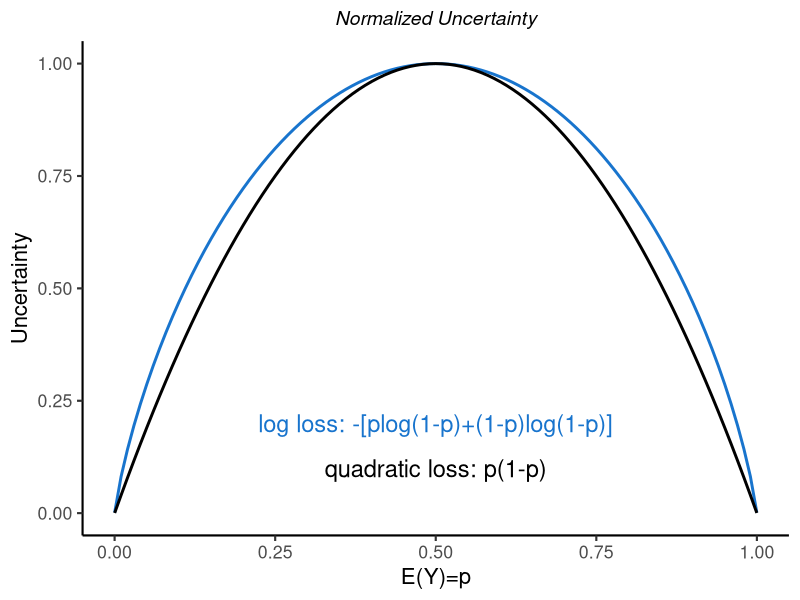
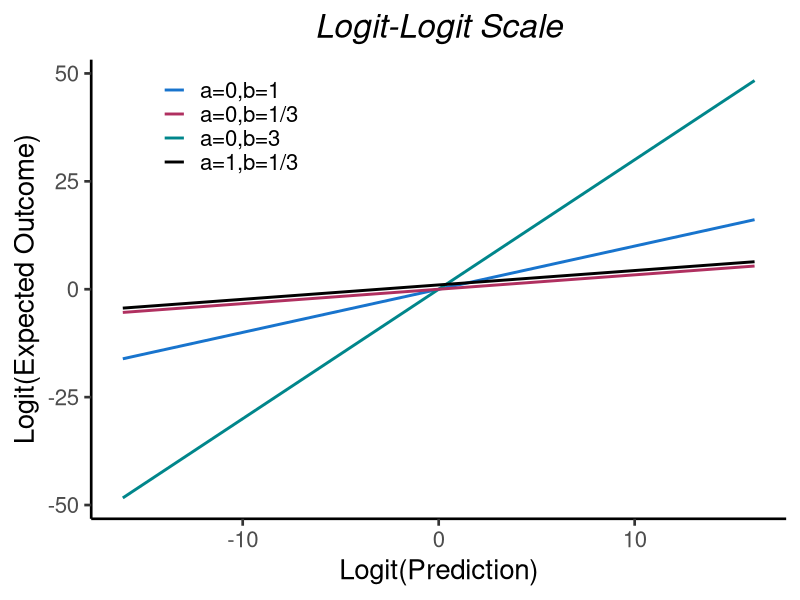
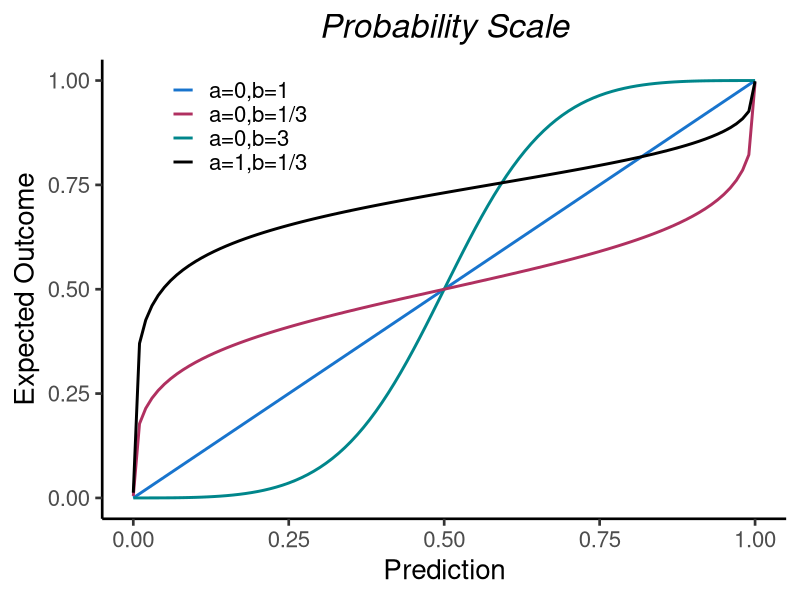

These charts were generated, in order, by the following R code:
## ---- chunk 1
dependencies <- c(
  "RColorBrewer",
  "tidyr",
  "dplyr",
  "ggplot2",
  "MASS",
  "cowplot"
)

for (dep in dependencies) {
  is_installed <- length(find.package(dep, quiet = TRUE)) > 0
  if (!is_installed) install.packages(dep, repos="http://cran.us.r-project.org", quiet = TRUE)
  library(dep, character.only = TRUE)
}


myblue <- rgb(23, 55, 94, maxColorValue = 255)


## ---- chunk 2
#| label: fig-uncertainty
#| echo: false
#| message: false
#| warning: false
#| fig-cap: "Uncertainty for quadratic and log loss scoring rules"


x <- seq(.0001,.9999,len=1000)

# Plotting entropy for Brier Scores and Log Loss
# Rescaling entropy doesn't impact metrics and have been normalized

log.loss <- function(x){
  
  y_ent <- -1*(x*log(x)+(1-x)*log(1-x))
  y_ent_max <- -1*(2*.5*log(.5))

  return(y_ent / y_ent_max)
  
}

quad.loss <- function(x){
  
y_brier <- x*(1-x)
y_brier_max <- .5*(1-.5)

return(y_brier / y_brier_max)

}


ggplot(data.frame(X=x), aes(X)) +
    geom_function(linewidth=1, fun = log.loss, colour = "dodgerblue3") +
    geom_function(linewidth=1, fun = quad.loss, colour = "black") +
    xlab("E(Y)=p") + ylab("Uncertainty")+
    theme_classic(base_size=16) + theme(plot.title = element_text(size = 14, face="italic",hjust = .5)) +
  ggtitle("Normalized Uncertainty") + 
  annotate("text", x=.5, y=.2, label="log loss: -[plog(1-p)+(1-p)log(1-p)]", col="dodgerblue3", size=6) + 
  annotate("text", x=.5, y=.1, label="quadratic loss: p(1-p)", col="black", size=6)





## ---- chunk 3
#| label: fig-logit
#| echo: false
#| message: false
#| warning: false
#| fig-cap: "Calibration lines for log loss"
#| fig-subcap: 
#|   - "Logit-logit calibration line"
#|   - "Corresponding calibration line on original scales"
#| layout-ncol: 2


x <- seq(.0000001,.9999999,len=1000)
lx <- log(x/(1-x))
ly1 <- function(a) 0+1*a
ly2 <- function(a) 0+3*a
ly3 <- function(a) 0+(1/3)*a
ly4 <- function(a) 1+(1/3)*a

y1 <- function(a) exp(ly1(log(a/(1-a))))/(1+exp(ly1(log(a/(1-a)))))
y2 <- function(a) exp(ly2(log(a/(1-a))))/(1+exp(ly2(log(a/(1-a)))))
y3 <- function(a) exp(ly3(log(a/(1-a))))/(1+exp(ly3(log(a/(1-a)))))
y4 <- function(a) exp(ly4(log(a/(1-a))))/(1+exp(ly4(log(a/(1-a)))))

ggplot(data.frame(X=lx), aes(X)) +
    geom_function(linewidth=1, fun = ly1, aes(colour = "a=0,b=1")) +
    geom_function(linewidth=1, fun = ly2, aes(colour = "a=0,b=3")) +
      geom_function(linewidth=1, fun = ly3, aes(colour = "a=0,b=1/3")) +
    geom_function(linewidth=1, fun = ly4, aes(colour = "a=1,b=1/3")) +
    xlab("Logit(Prediction)") + ylab("Logit(Expected Outcome)")+
    theme_classic(base_size=20) + 
  theme(plot.title = element_text(face="italic",hjust = .5),
        legend.position = c(.2,.9)) +
  ggtitle("Logit-Logit Scale") + scale_color_manual(values = c("dodgerblue3","maroon","turquoise4","black")) + 
    guides(colour = guide_legend(title = ""))


ggplot(data.frame(X=x), aes(X)) +
    geom_function(linewidth=1, fun = y1, aes(colour = "a=0,b=1")) +
    geom_function(linewidth=1, fun = y2, aes(colour = "a=0,b=3")) +
      geom_function(linewidth=1, fun = y3, aes(colour = "a=0,b=1/3")) +
    geom_function(linewidth=1, fun = y4, aes(colour = "a=1,b=1/3")) +
    xlab("Prediction") + ylab("Expected Outcome")+
    theme_classic(base_size=20) + 
  theme(plot.title = element_text(face="italic",hjust = .5),
        legend.position = c(.2,.9)) +
  ggtitle("Probability Scale") + scale_color_manual(values = c("dodgerblue3","maroon","turquoise4","black")) + 
    guides(colour = guide_legend(title = ""))


